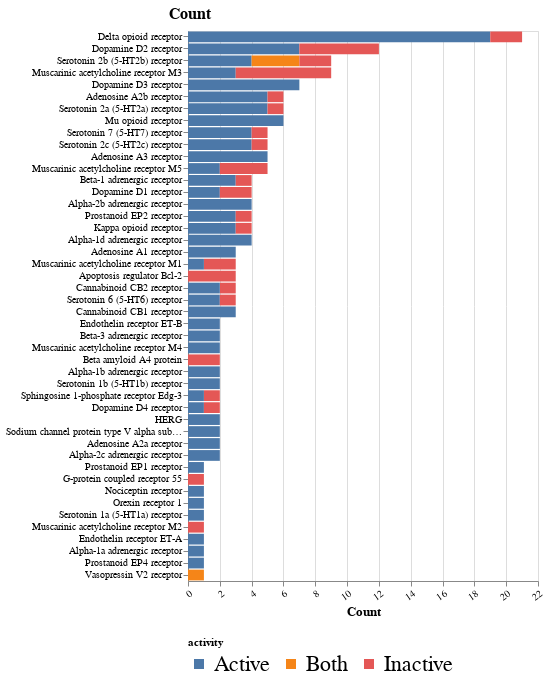

The cell this chart's notebook holds for it:
### Code cell
def make_altair_long(df):
    ch = alt.Chart(df).mark_bar()

    ch = ch.encode(
        y = alt.Y('pref_name', sort='-x', title='Count'),
        x = alt.X('count()', title='Count'),
        color=alt.Color('activity'),
        order=alt.Order('activity', sort='ascending'),
        tooltip=['count()',]).properties(height=550,width=350).configure_axisY(
        titleFontSize=13,
            ).configure_axisX(
            titleFontSize=13
            ).configure_axisBottom(labelAngle=-35).configure_header(
                titleFontSize=40, 
                labelFontSize=40
            ).configure_axisY(
                titleAngle=0,
                titleAlign="left",
                titleY=-10,
                titleX=-20,
                titleFontSize=16,
            ).configure_legend(orient='bottom',labelFontSize=22)
    
    return ch



#make_altair_long(parse_data(df, [types[0]], 0))
make_altair_long(parse_data(pcv_implicitbpr.df, types[1:], 0))

### Figure 1 — Vega-Lite specification as saved in the notebook (floating-point values rounded to 4 significant figures; data arrays with more than 128 entries replaced by an {"elided": "..."} marker saying what was removed)
{"config": {"view": {"continuousWidth": 400, "continuousHeight": 300}, "axisBottom": {"labelAngle": -35}, "axisX": {"titleFontSize": 13}, "axisY": {"titleAlign": "left", "titleAngle": 0, "titleFontSize": 16, "titleX": -20, "titleY": -10}, "header": {"labelFontSize": 40, "titleFontSize": 40}, "legend": {"labelFontSize": 22, "orient": "bottom"}}, "data": {"name": "data-0871fcfc721c62f194e91d63afb07363"}, "mark": "bar", "encoding": {"color": {"type": "nominal", "field": "activity"}, "order": {"type": "nominal", "field": "activity", "sort": "ascending"}, "tooltip": [{"type": "quantitative", "aggregate": "count"}], "x": {"type": "quantitative", "aggregate": "count", "title": "Count"}, "y": {"type": "nominal", "field": "pref_name", "sort": "-x", "title": "Count"}}, "height": 550, "width": 350, "$schema": "https://vega.github.io/schema/vega-lite/v4.8.1.json", "datasets": {"data-0871fcfc721c62f194e91d63afb07363": {"elided": "172 records"}}}
